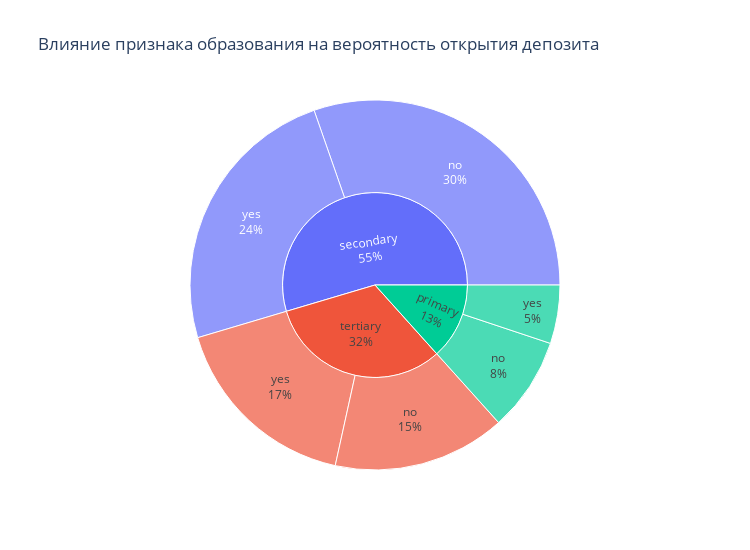

Source (notebook cell):
### Markdown cell above
### Из полученной визуализации видно, что люди вне брака вероятнее открывают депозит

### Code cell
# постройте визуализации для открывших и неоткрывших депозит в зависимости от образования
fig = px.sunburst(
cleaned_df, 
path=['education', 'deposit'],
width=750,
height=550,
title='Влияние признака образования на вероятность открытия депозита',

)
fig.update_traces(textinfo="label+percent entry")
fig.show()

### Figure 1 — Plotly figure (JSON) as saved in the notebook; plotly's stock layout.template omitted (floating-point values rounded to 4 significant figures)
{"data": [{"branchvalues": "total", "domain": {"x": [0, 1], "y": [0, 1]}, "hovertemplate": "labels=%{label}<br>count=%{value}<br>parent=%{parent}<br>id=%{id}<extra></extra>", "ids": ["primary/no", "secondary/no", "tertiary/no", "primary/yes", "secondary/yes", "tertiary/yes", "primary", "secondary", "tertiary"], "labels": ["no", "no", "no", "yes", "yes", "yes", "primary", "secondary", "tertiary"], "name": "", "parents": ["primary", "secondary", "tertiary", "primary", "secondary", "tertiary", "", "", ""], "textinfo": "label+percent entry", "type": "sunburst", "values": [832, 3066, 1526, 517, 2451, 1713, 1349, 5517, 3239]}], "layout": {"height": 550, "legend": {"tracegroupgap": 0}, "title": {"text": "Влияние признака образования на вероятность открытия депозита"}, "width": 750}}
